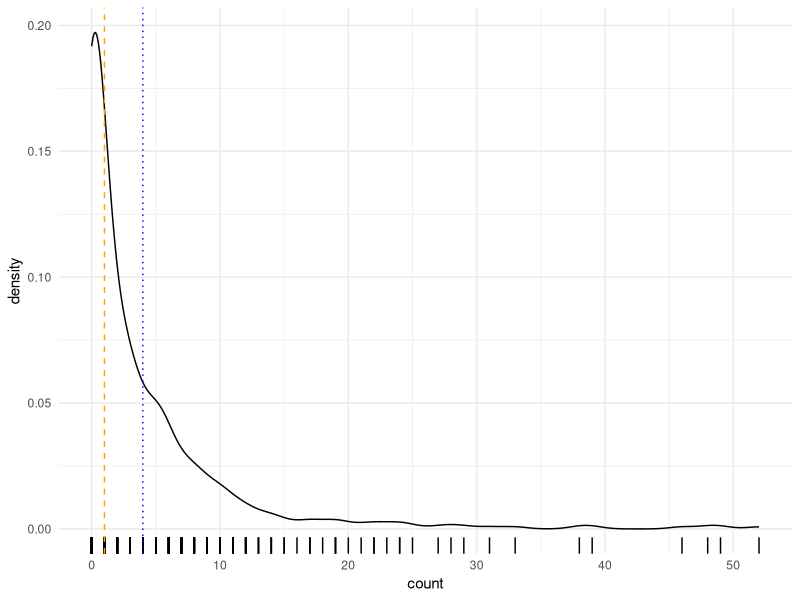
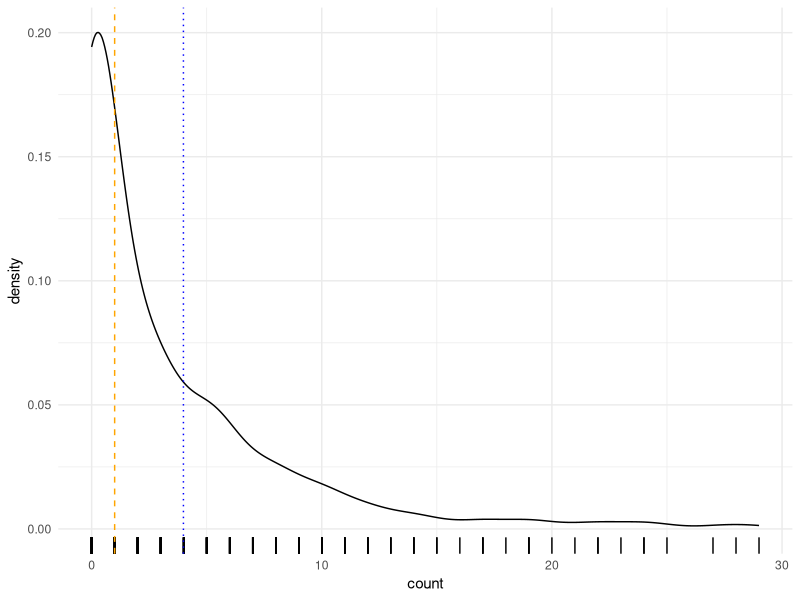
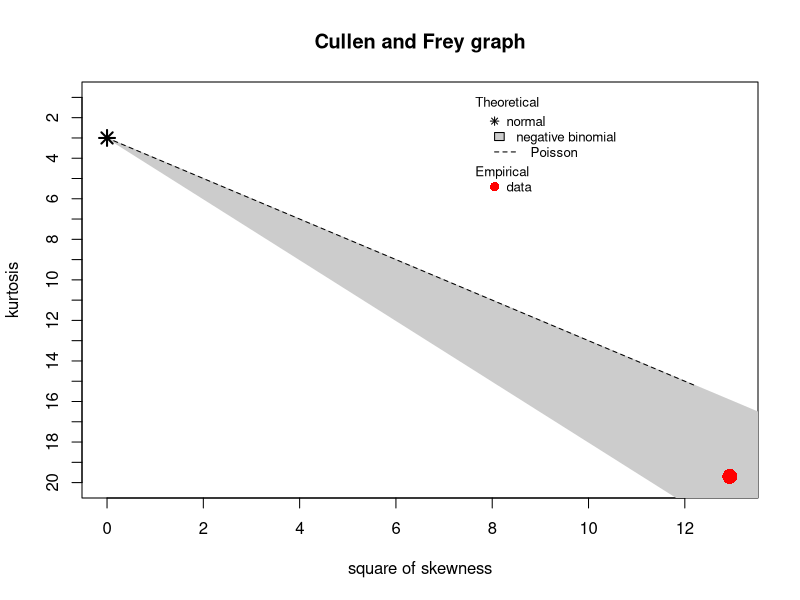
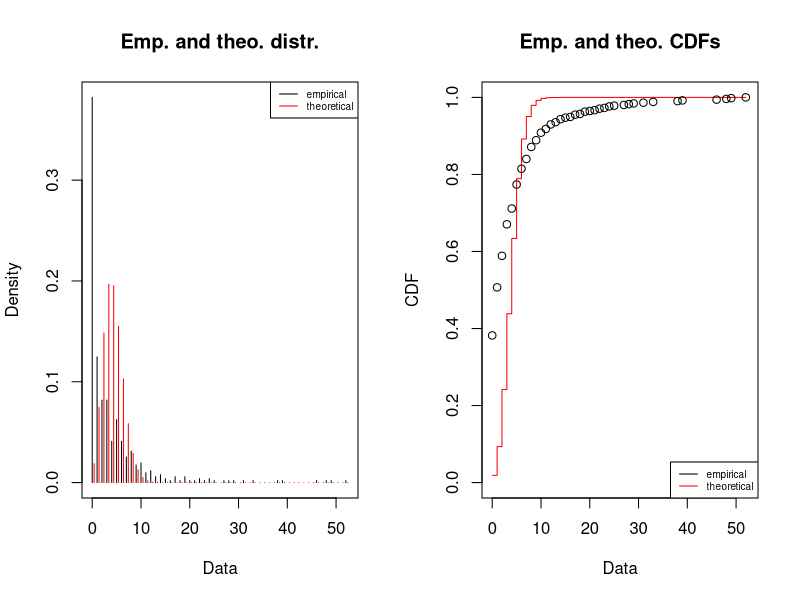
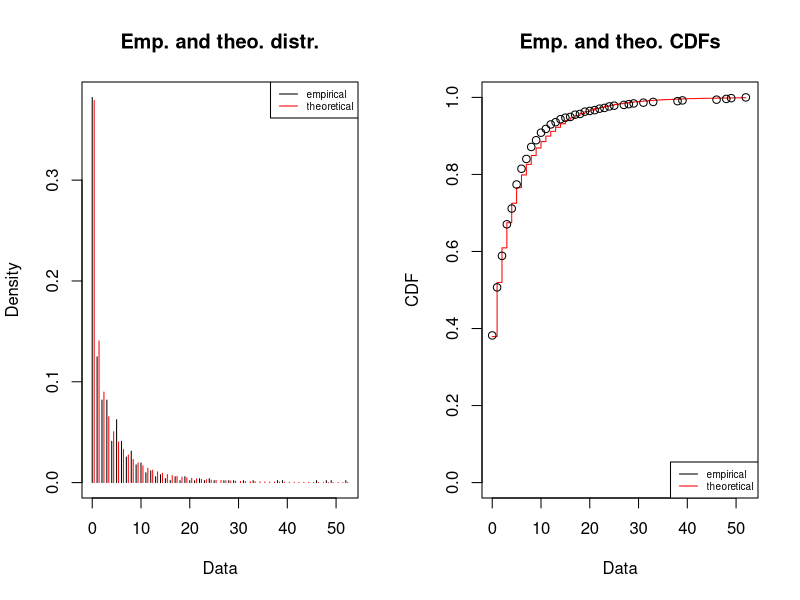
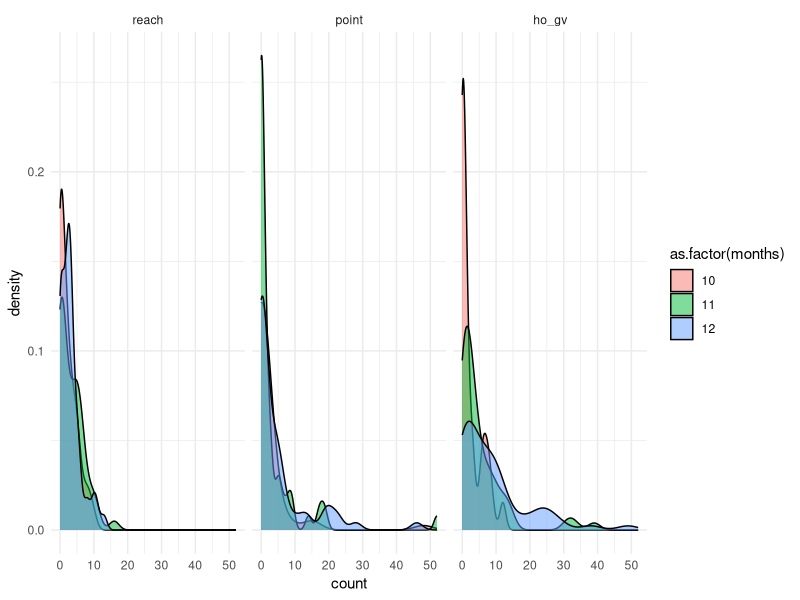
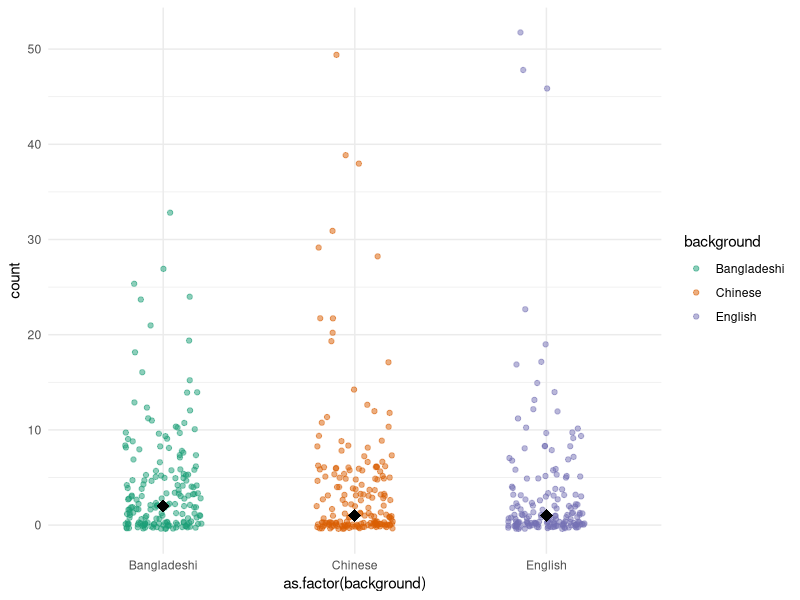
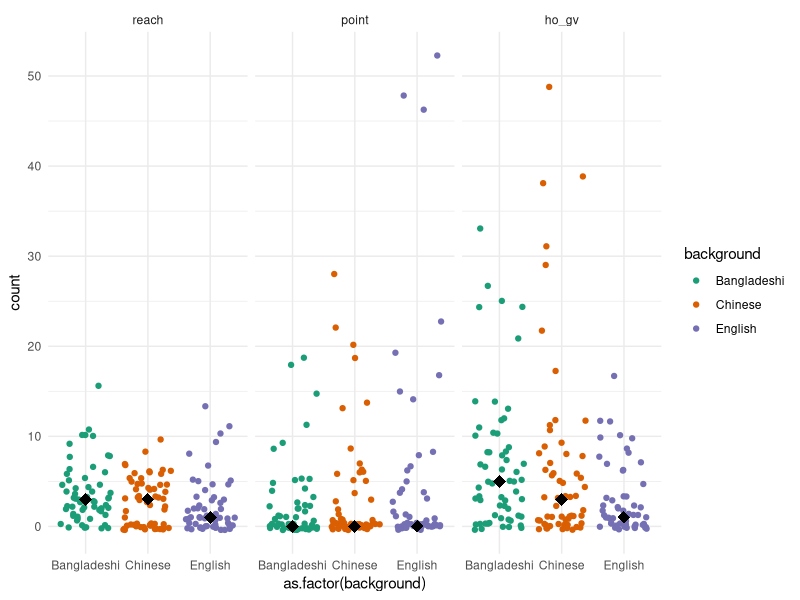

Here is the R script that generated these plots, in order:
## ---- chunk 1
knitr::opts_chunk$set(echo = TRUE)
knitr::opts_knit$set(root.dir = normalizePath("../"))
library(tidyverse)
theme_set(theme_minimal())
library(fitdistrplus)
## ---- chunk 2
gestures <- read_csv("./data/gestures.csv")

gestures_tot <- gestures %>%
  group_by(dyad, background, months, gesture) %>%
  summarise(
    count = sum(count),
    ct = sum(ct)
  ) %>%
  ungroup() %>%
  mutate(
    gesture = factor(gesture, levels = c("reach", "point", "ho_gv"))
  ) %>%
  mutate_if(is.character, as.factor)

utterances <- read_csv("./data/utterances.csv")

# NAs not removed in sum()
utterances_tot <- utterances %>%
  group_by(dyad, background, months) %>%
  summarise(
    utterances = sum(utterances)
  ) %>%
  ungroup() %>%
  mutate_if(is.character, as.factor)

point <- gestures %>%
  filter(gesture == "point") %>%
  group_by(dyad, background, months) %>%
  summarise(
    count = sum(count)
  ) %>%
  ungroup() %>%
  mutate_if(is.character, as.factor)

utter_point <- left_join(utterances_tot, point) %>%
  rename(point = count)

utterances_compl <- utterances %>% na.omit()
utterances_tcompl <- utterances_tot %>% na.omit()
## ---- chunk 3
gestures %>% group_by(background) %>% summarise(n = n_distinct(dyad))
## ---- chunk 4
utterances %>% group_by(background) %>% summarise(n = n_distinct(dyad))
## ---- chunk 5
gestures_tot %>%
  dplyr::select(-dyad, -months) %>%
  group_by(gesture, background) %>%
  summarise_all(mean, na.rm = TRUE)
## ---- chunk 6
gestures_tot %>%
  ggplot(aes(count)) +
  geom_density() +
  geom_rug() +
  geom_vline(xintercept = median(gestures_tot$count, na.rm = TRUE), linetype = "dashed", colour = "orange") +
  geom_vline(xintercept = mean(gestures_tot$count, na.rm = TRUE), linetype = "dotted", colour = "blue")
## ---- chunk 7
gestures_tot %>%
  filter(count < 31) %>%
  ggplot(aes(count)) +
  geom_density() +
  geom_rug() +
  geom_vline(xintercept = median(gestures_tot$count, na.rm = TRUE), linetype = "dashed", colour = "orange") +
  geom_vline(xintercept = mean(gestures_tot$count, na.rm = TRUE), linetype = "dotted", colour = "blue")
## ---- chunk 8
gest_na <- na.omit(gestures_tot)
descdist(gest_na$count, discrete = TRUE)
## ---- chunk 9
plot(fitdist(gest_na$count, "pois"))
## ---- chunk 10
plot(fitdist(gest_na$count, "nbinom"))
## ---- chunk 11
gestures_tot %>%
  ggplot(aes(count, fill = as.factor(months))) +
  geom_density(alpha = 0.5) +
  facet_grid(~ gesture)
## ---- chunk 12
gestures_tot %>%
  ggplot(aes(as.factor(background), count, colour = background)) +
  geom_jitter(width = 0.2, alpha = 0.5) +
  stat_summary(fun.y = median, geom = "point", shape = 18, size = 4, color = "black") +
  scale_color_brewer(type = "qual", palette = "Dark2")
## ---- chunk 13
gestures_tot %>%
  ggplot(aes(as.factor(background), count, colour = background)) +
  geom_jitter() +
  stat_summary(fun.y = median, geom = "point", shape = 18, size = 4, color = "black") +
  scale_color_brewer(type = "qual", palette = "Dark2") +
  facet_grid(cols = vars(gesture))
## ---- chunk 14
gestures_tot %>%
  ggplot(aes(as.factor(months), count)) +
  geom_jitter() +
  stat_summary(fun.y = median, geom = "point", shape = 18, size = 4, color = "red") +
  facet_grid(cols = vars(gesture))
## ---- chunk 15
gestures_tot %>%
  ggplot(aes(as.factor(months), count)) +
  geom_jitter(alpha = 0.5, width = 0.15) +
  stat_summary(fun.y = median, geom = "point", shape = 18, size = 2, color = "red") +
  facet_grid(vars(background), vars(gesture))
## ---- chunk 16
gestures_tot %>%
  ggplot(aes(as.factor(months), count)) +
  geom_jitter(width = 0.15) +
  stat_summary(fun.y = median, geom = "point", shape = 18, size = 4, color = "red") +
  facet_wrap(vars(background, gesture), scales = "free")
## ---- chunk 17
gestures_tot %>%
  ggplot(aes(as.factor(months), count, colour = background)) +
  geom_point(alpha = 0.5) +
  geom_line(aes(group = dyad)) +
  facet_grid(vars(background), vars(gesture))
## ---- chunk 18
gestures_tot %>%
  filter(background == "Bangladeshi") %>%
  ggplot(aes(as.factor(months), count, colour = dyad)) +
  geom_point(alpha = 0.5) +
  geom_line(aes(group = dyad)) +
  facet_grid(cols = vars(gesture)) +
  theme(legend.position = "none")
## ---- chunk 19
gestures_tot %>%
  filter(background == "Chinese") %>%
  ggplot(aes(as.factor(months), count, colour = dyad)) +
  geom_point(alpha = 0.5) +
  geom_line(aes(group = dyad)) +
  facet_grid(cols = vars(gesture)) +
  theme(legend.position = "none")
## ---- chunk 20
gestures_tot %>%
  filter(background == "English") %>%
  ggplot(aes(as.factor(months), count, colour = dyad)) +
  geom_point(alpha = 0.5) +
  geom_line(aes(group = dyad)) +
  facet_grid(cols = vars(gesture)) +
  theme(legend.position = "none")
## ---- chunk 21
utterances %>%
  ggplot(aes(utterances)) +
  geom_density() +
  geom_rug()
## ---- chunk 22
utterances_tot %>%
  ggplot(aes(utterances)) +
  geom_density() +
  geom_rug()
## ---- chunk 23
descdist(utterances_tcompl$utterances, discrete = TRUE)
## ---- chunk 24
plot(fitdist(utterances_tcompl$utterances, "norm"))
## ---- chunk 25
utterances_tot %>%
  ggplot(aes(utterances, fill = background)) +
  geom_density(alpha = 0.5, colour = NA) +
  geom_rug()
## ---- chunk 26
utterances_tot %>%
  ggplot(aes(utterances, fill = as.factor(months))) +
  geom_density(alpha = 0.5, colour = NA) +
  geom_rug()
## ---- chunk 27
utterances_tot %>%
  ggplot(aes(as.factor(months), utterances)) +
  geom_jitter(width = 0.1)
## ---- chunk 28
utterances_tot %>%
  ggplot(aes(as.factor(months), utterances, colour = background)) +
  geom_jitter(width = 0.1) +
  facet_grid(~ background)
## ---- chunk 29
utterances_tot %>%
  group_by(background, months) %>%
  summarise(mean = mean(utterances, na.rm = TRUE)) %>%
  ggplot(aes(as.factor(months), mean, group = background, colour = background)) +
  geom_point() +
  geom_line() +
  ylim(c(min(utterances_tot$utterances, na.rm = TRUE), max(utterances_tot$utterances, na.rm = TRUE)))
## ---- chunk 30
utterances_tot %>%
  group_by(background, months) %>%
  summarise(median = median(utterances, na.rm = TRUE)) %>%
  ggplot(aes(as.factor(months), median, group = background, colour = background)) +
  geom_point() +
  geom_line() +
  ylim(c(min(utterances_tot$utterances, na.rm = TRUE), max(utterances_tot$utterances, na.rm = TRUE)))
## ---- chunk 31
utterances %>%
  ggplot(aes(as.factor(months), utterances, colour = task)) +
  geom_jitter(width = 0.1) +
  facet_grid(~ task)
## ---- chunk 32
utterances %>%
  ggplot(aes(as.factor(months), utterances, colour = task)) +
  geom_jitter(width = 0.1) +
  facet_grid(background ~ task)
## ---- chunk 33
utterances %>%
  ggplot(aes(as.factor(months), utterances, colour = task, group = dyad)) +
  geom_point() +
  geom_line() +
  facet_grid(background ~ task)
## ---- chunk 34
utterances_tot %>%
  ggplot(aes(as.factor(months), utterances, colour = background)) +
  geom_jitter(width = 0.1) +
  facet_grid(background ~ .)
## ---- chunk 35
utterances_tot %>%
  ggplot(aes(as.factor(months), utterances, colour = background)) +
  # geom_boxplot(width = 0.5, aes(colour = NULL)) +
  geom_point() +
  geom_line(aes(group = dyad)) +
  facet_grid(background ~ .)
## ---- chunk 36
utterances_tot %>%
  ggplot(aes(background, utterances, colour = background)) +
  geom_jitter(width = 0.2) +
  stat_summary(fun.y = median, geom = "point", shape = 18, size = 6, color = "black")
## ---- chunk 37
utter_point %>%
  ggplot(aes(utterances, point)) +
  geom_point() +
  geom_smooth(method = "lm")
## ---- chunk 38
utter_point %>%
  ggplot(aes(utterances, point, colour = as.factor(months))) +
  geom_point() +
  geom_smooth(method = "lm")
## ---- chunk 39
utter_point %>%
  ggplot(aes(utterances, point, colour = as.factor(months))) +
  geom_point() +
  geom_smooth(method = "lm") +
  facet_grid(~ background)
## ---- chunk 40
utter_point_lead <- utter_point %>%
  group_by(dyad) %>%
  mutate(
    lead_point = lead(point)
  ) %>%
  filter(months != 12)
## ---- chunk 41
utter_point_lead %>%
  ggplot(aes(utterances, lead_point)) +
  geom_point() +
  geom_smooth(method = "lm")
## ---- chunk 42
utter_point_lead %>%
  ggplot(aes(utterances, lead_point, colour = background)) +
  geom_point() +
  geom_smooth(method = "lm")
## ---- chunk 43
point_hg <- gestures_tot %>%
  dplyr::select(-ct) %>%
  spread(gesture, count) %>%
  dplyr::select(-reach) %>%
  group_by(dyad) %>%
  mutate(
    lead_hg = lead(ho_gv)
  ) %>%
  filter(months != 12)
## ---- chunk 44
point_hg %>%
  ggplot(aes(point, lead_hg)) +
  geom_point() +
  geom_smooth(method = "lm")
## ---- chunk 45
point_hg %>%
  filter(point < 20) %>%
  ggplot(aes(point, lead_hg)) +
  geom_point() +
  geom_smooth(method = "lm")
## ---- chunk 46
point_hg %>%
  filter(point < 20) %>%
  ggplot(aes(point, lead_hg, colour = background)) +
  geom_point() +
  geom_smooth(method = "lm")
